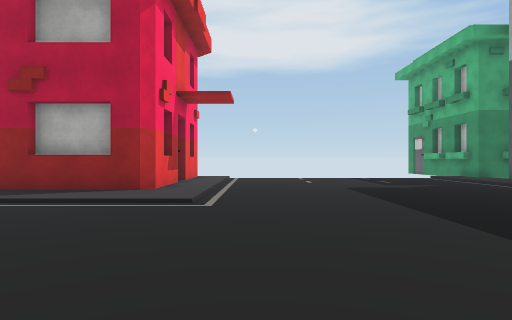
[1] (above)

19 first-person views from a walk through a Unity game level. The camera is 1.4 m above the floor, looks level and sees 75° across. The floor is counted in squares, 2 m on a side. Each view is taken from the middle of a square. On the plan, view 1 faces up. The plan holds only what a view shows up to about 10 squares ahead; the rest is blank. The place goes on beyond the plan. The player is left out. Some surface patterns are stand-ins.

[2]
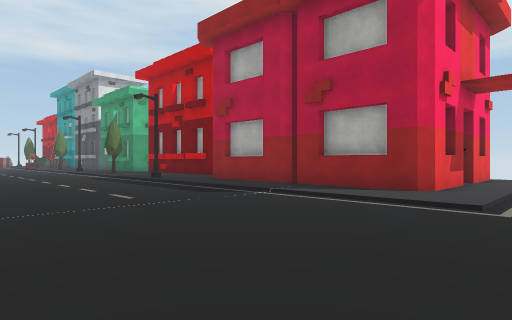

[3]
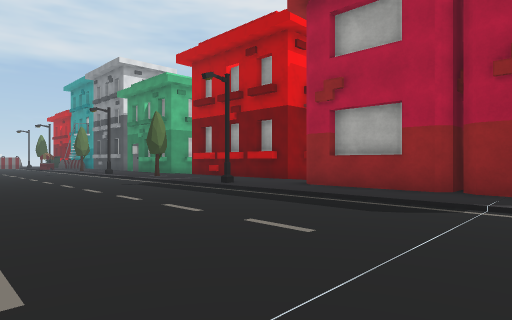

[4]
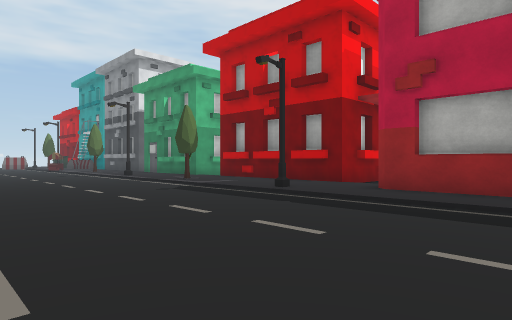

[5]
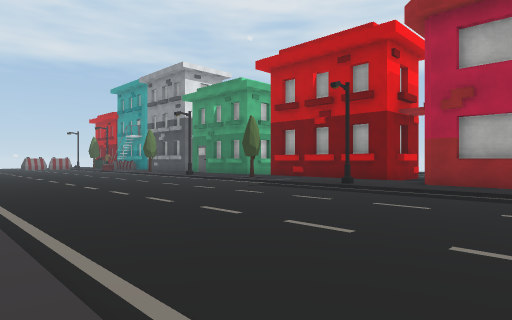

[6]
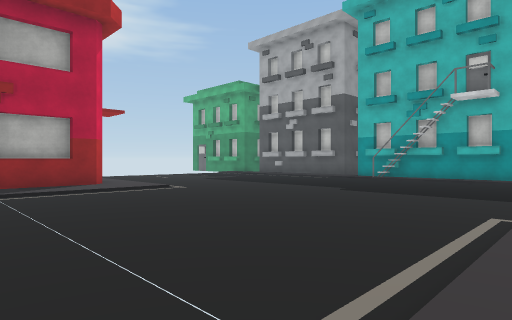

[7]
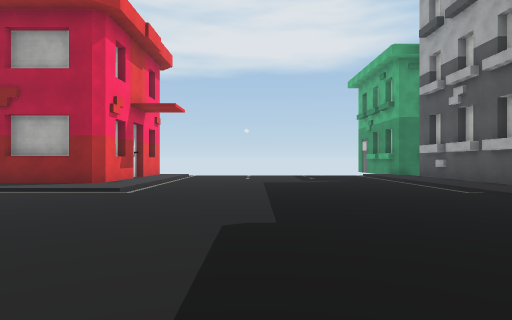

[8]
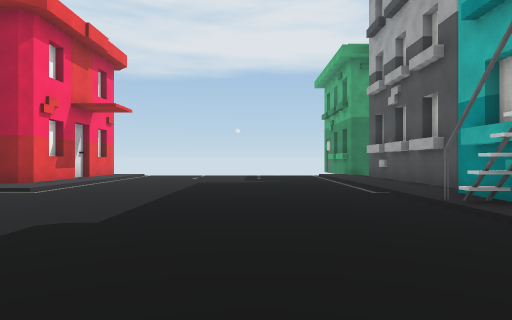

[9]
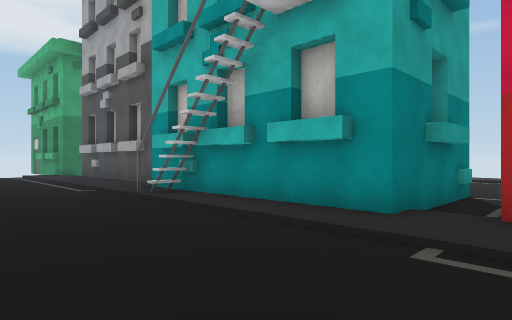

[10]
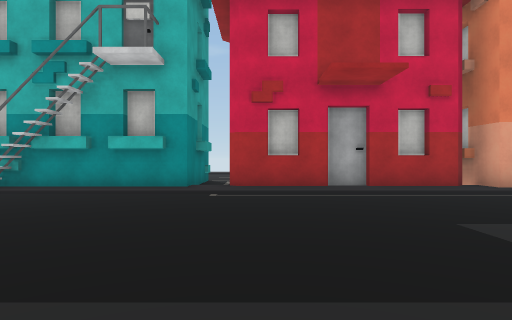

[11]
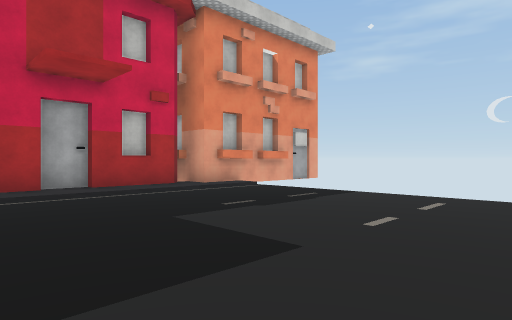

[12]
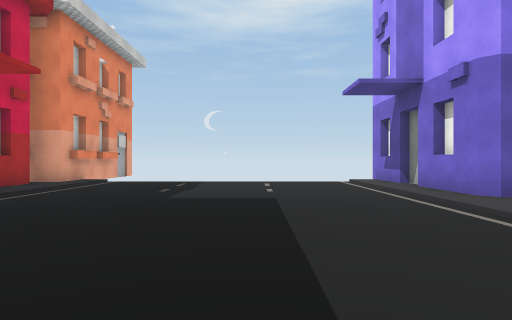

[13]
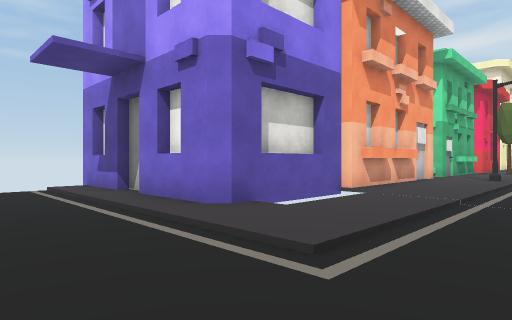

[14]
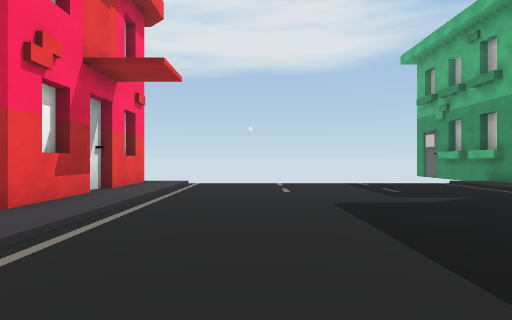

[15]
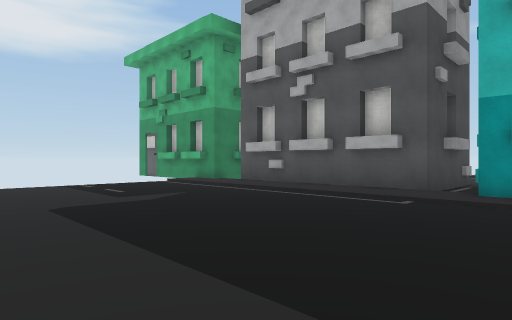

[16]
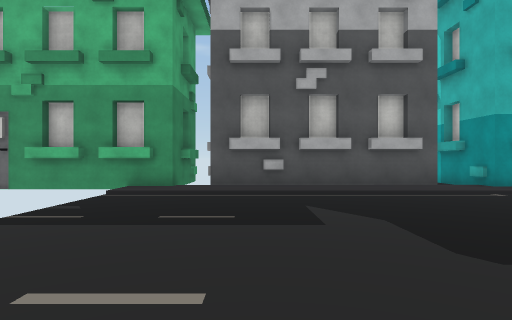

[17]
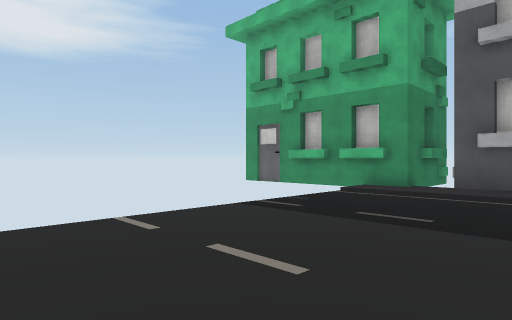

[18]
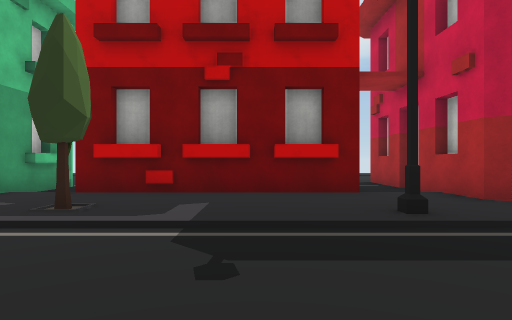

[19]
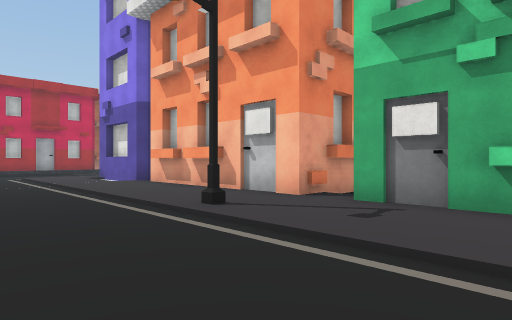

### Floor plan
Key: @ floor where view 1 was taken; # wall or solid block; . main floor; : floor 0.25 m higher than the main floor; / step, stairs or slope; T tree.
Columns run from 15 left of view 1 to 11 right of it. Each row starts with its distance up from view 1.
 14                        #
 13             #:........:#
 12      .#     #:/......./##
 11      .#     #:/......./:#
 10      .#     #:/......./:#
  9 #####.#     #:/......./:#
  8 ::::::#  #  #:/......./:#
  7 ::::::#######:/......./:#
  6 T:::#:::::::::/......./:###
  5 ....................../:...
  4 ....................../###
  3 ......................##
  2 ....................../#
  1 ....................../#
  0 ...............@....../#
 -1 ....................../####
 -2 ....................../:...
 -3 ::::#:::::::::/......./#
 -4 ::::::::::::::/......./##
 -5  ##:##########/......./:#
 -6    .#        #/......./##
 -7     #        #/......./#
 -8              #/......./#
 -9              #/......./#
-10              #        ##

Positions as (right, up) in squares from view 1, and headings:
1: (0, 0), facing up
2: (0, 0), facing up-left
3: (-4, 0), facing up-left
4: (-6, 0), facing up-left
5: (-6, -3), facing up-left
6: (-6, -3), facing up-right
7: (2, -2), facing up
8: (4, -2), facing up
9: (4, -3), facing up-right
10: (0, -3), facing right
11: (0, -3), facing down-right
12: (2, 1), facing down
13: (1, -1), facing down-left
14: (1, 3), facing up
15: (1, 3), facing up-right
16: (0, 10), facing right
17: (0, 9), facing up-right
18: (-13, 2), facing up
19: (-15, 0), facing down-right
